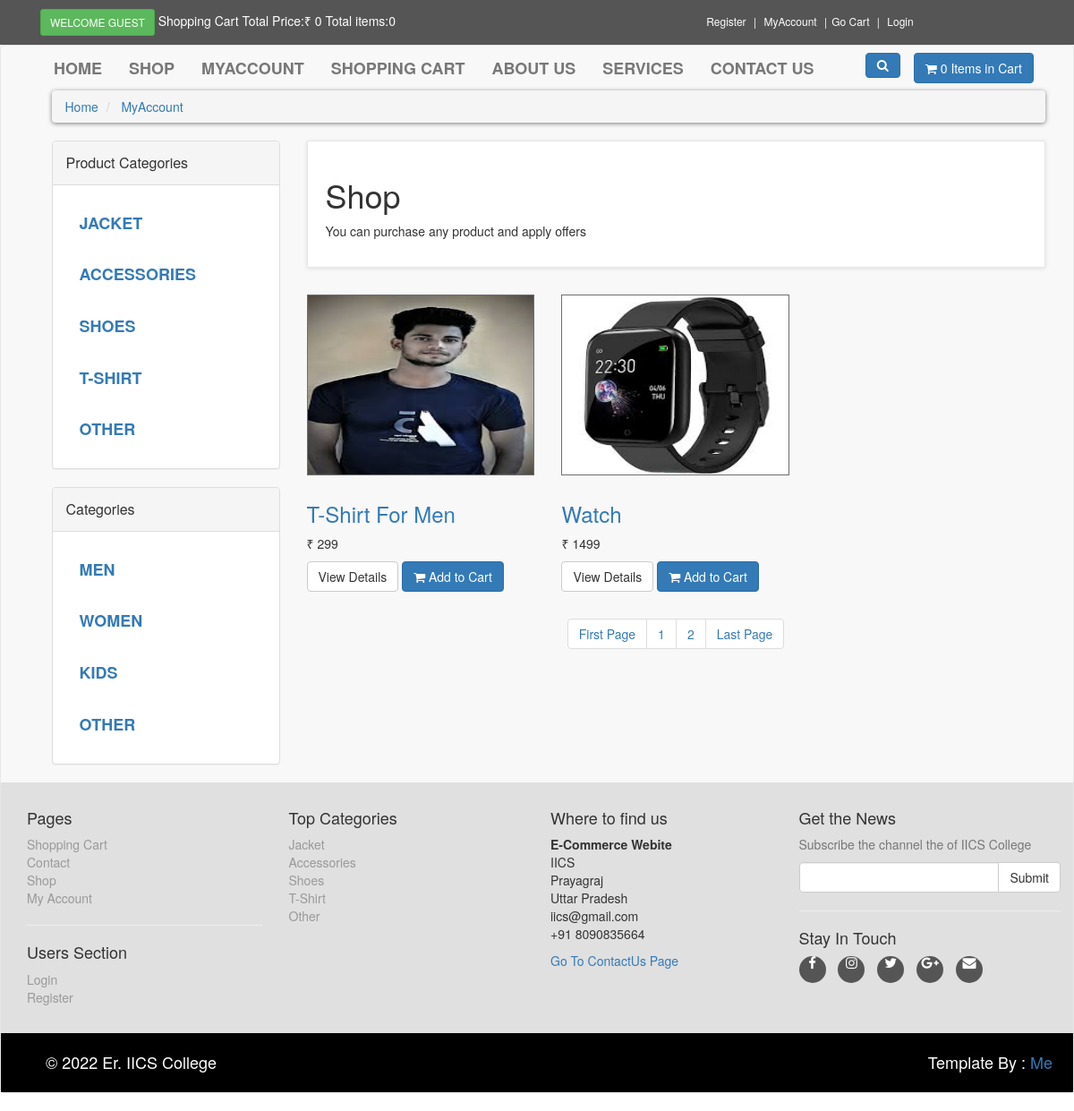
The page /shop.php on the database its author committed.
### tables this page shows
CREATE TABLE `product_categories` (
  `p_cat_Id` int(10) NOT NULL,
  `p_cat_title` text NOT NULL,
  `p_cat_desc` text NOT NULL
);

CREATE TABLE `categories` (
  `cat_id` int(10) NOT NULL,
  `cat_title` text NOT NULL,
  `cat_desc` text NOT NULL
);

CREATE TABLE `product` (
  `product_id` int(10) NOT NULL,
  `p_cat_Id` int(10) NOT NULL,
  `cat_id` int(10) NOT NULL,
  `date` timestamp NOT NULL DEFAULT current_timestamp() ON UPDATE current_timestamp(),
  `product_title` text NOT NULL,
  `product_img1` text NOT NULL,
  `product_img2` text NOT NULL,
  `product_img3` text NOT NULL,
  `product_price` int(10) NOT NULL,
  `product_desc` text NOT NULL,
  `product_keyword` text NOT NULL
);

### shop.php (the view, shortened to what this page needs)
<?php
 include("common_index.php");
?>
    <div id='content'>
        <div class="container">
            <div class="col-md-12">
                <ul class="breadcrumb">
                    <li><a href="index.php" id='hide' name='hide'>Home</a></li>
                    <li>
                    <?php
                     if(!isset($_SESSION['c_email'])){
                      echo "<a href='checkout.php' id='hide' name='hide'>MyAccount</a>";
                     }else{
                      echo "<a href='customer/my_account.php?my_order' id='hide' name='hide'>MyAccount</a>";
                     }
                    ?>
                    </li>
                </ul>
            </div>
            <div class="col-md-3">
                <?php include "include/sidebar.php"; ?>
            </div>
            <div class="col-md-9">
                <?php
                if ((!isset($_GET['p_cat']))) {
                    if((!isset($_GET['cat_id']))){
                       echo "
                        <div class='box'>
                             <h1>Shop</h1>
                          <p>You can purchase any product and apply offers</p>
                        </div>
                    ";
                   }
                }
                ?>
                <div class="row">
                    <?php
                    if ((!isset($_GET['p_cat'])) && (!isset($_GET['cat_id']))) {
                        $per_page = 6;
                        if(isset($_GET['page'])){
                            $page=$_GET['page'];
                        }else{
                            $page=1;
                        }
                        $start_from = ($page - 1) * $per_page;
                        $get_product = "SELECT * FROM product ORDER BY 1 ASC LIMIT $start_from, $per_page";
                        $run_product = mysqli_query($con, $get_product);
                        while ($row = mysqli_fetch_array($run_product)) {
                            $pro_id = $row['product_id'];
                            $pro_title = $row['product_title'];
                            $pro_price = $row['product_price'];
                            $pro_img1 = $row['product_img1'];
                            echo "
                            <div class='col-md-4 col-sm-6 center-responsive'>
                                <div class='product'>
                                    <a href='details.php?pro_id=$pro_id'>
                                      <img src='admin_area/product_images_downloads/$pro_img1' class='img-responsive' id='images' name='images'/>
                                    </a>
                                </div>
                                <div class='text'>
                                    <h3><a href='details.php?pro_id=$pro_id' id='hide'>$pro_title</a></h3>
                                    <p class='price' id='price'>₹ $pro_price</p>
                                    <p class='buttons'>
                                      <a href='details.php?pro_id=$pro_id' class='btn btn-default'>View Details</a>
                                      <a href='details.php?pro_id=$pro_id' class='btn btn-primary'><i class='fa fa-shopping-cart'></i>  Add to Cart</a>
                                    </p>
                                </div>
                            </div>
                            ";
                        }
                    }
                    ?>
                </div>
                <center>
                    <ul class="pagination">
                     <?php
                        GLOBAL $con;
                        $per_page=1;
                        $query="SELECT *FROM product";
                        $run=mysqli_query($con,$query);
                        $total_record=mysqli_num_rows($run);
                        $total_pages=ceil($total_record / $per_page);
                        echo "
                          <li><a href='shop.php?page=1'>".'First Page'."</a></li>
                        ";
                        for($i=1;$i<=$total_pages;$i++){
                           echo "<li><a href='shop.php?page=".$i."'>".$i."</a></li>";
                        }
                        echo "
                          <li><a href='shop.php?page=$total_pages'>".'Last Page'."</a></li>
                        ";
                     ?>
                    </ul>
                </center>
            </div>
        </div>
    </div>
    <?php include ("include/footer.php"); ?>
</body>
</html>

### functions/function.php (shortened to what this page needs)
<?php
$db = mysqli_connect("localhost", "root", "", "php_ecommerce_website");
 function getUserIp(){
  switch(true){
    default : return $_SERVER['REMOTE_ADDR'];
  }
 }
 function price_count(){
  $total=0;
  echo $total;
 }
 function item(){
  global $db;
  $ip_address= getUserIp();
  $get_items="SELECT * FROM cart WHERE ip_add= '$ip_address' ";
  $run_items=mysqli_query($db,$get_items);
  $count=mysqli_num_rows($run_items);
  echo $count;
 }
function getPcat()
{
  global $db;
  $get_p_cat = "SELECT *FROM product_categories";
  $run_p_cat = mysqli_query($db, $get_p_cat);
  while ($row_p_cat = mysqli_fetch_array($run_p_cat)) {
    $p_cat_id = $row_p_cat['p_cat_Id'];
    $p_cat_title = $row_p_cat['p_cat_title'];
    echo "
          <li><a href='shop.php?p_cat=$p_cat_id'>$p_cat_title</a></li>
         ";
  }
}
function getCat()
{
  global $db;
  $get_p_cat = "SELECT *FROM categories";
  $run_p_cat = mysqli_query($db, $get_p_cat);
  while ($row_p_cat = mysqli_fetch_array($run_p_cat)) {
    $cat_id = $row_p_cat['cat_id'];
    $cat_title = $row_p_cat['cat_title'];
    echo "
          <li><a href='shop.php?cat_id=$cat_id'>$cat_title</a></li>
         ";
  }
}
?>

### include/footer.php (shortened to what this page needs)
<?php
  include("db.php");
?>
<!DOCTYPE html>
<html lang="en">
<head>
</head>
<body>
    <div id='footer'>
        <div class="container">
           <div class="row">
              <div class="col-md-3 col-sm-6">
                 <h4>Pages</h4>
                 <ul>
                    <li><a href="card.php" id="hide" name='hide'>Shopping Cart</a></li>
                    <li><a href="contactus.php" id="hide" name='hide'>Contact</a></li>
                    <li><a href="shop.php" id="hide" name='hide'>Shop</a></li>
                    <li><a href="chechout.php" id="hide" name='hide'>My Account</a></li>
                 </ul>
                 <hr>
                 <h4>Users Section</h4>
                 <ul>
                    <li><a href="checkout.php" id="hide" name='hide'>Login</a></li>
                    <li><a href="customer_registration.php" id="hide" name='hide'>Register</a></li>
                 </ul>
              </div>
               <div class="col-md-3 col-sm-6">
                  <h4>Top Categories</h4>
                   <ul>
                    <?php
                     $get_p_cats="SELECT *FROM product_categories";
                     $run_p_cats=mysqli_query($con,$get_p_cats);
                     while($row=mysqli_fetch_array($run_p_cats)){
                         $p_cat_id=$row['p_cat_Id'];
                         $p_cat_title=$row['p_cat_title'];
                         echo "
                           <li><a href='shop.php?p_cat_id=$p_cat_id' id='hide' name='hide'>$p_cat_title</a></li>
                         ";
                     }
                    ?>
                   </ul>
               </div>
               <div class="col-md-3 col-sm-6">
                   <h4>Where to find us</h4>
                    <p>
                        <strong>E-Commerce Webite</strong>
                        <br>IICS
                        <br>Prayagraj
                        <br>Uttar Pradesh
                        <br>iics@gmail.com
                        <br>+91 8090835664
                    </p>
                    <a href="contactus.php" id="hide" name='hide'>Go To ContactUs Page</a>
               </div>
                 <h4>Get the News</h4>
                  <p class="text-muted">
                     Subscribe the channel the of IICS College
                  </p>
                  <form action="" method="post">
                    <div class="input-group">
                        <input type="text" name="email" id="email" class="form-control">
                        <span class="input-group-btn">
                            <input type="submit" value="Submit" class="btn btn-default">
                        </span>
                    </div>
                  </form>
                  <hr>
                  <h4>Stay In Touch</h4>
                  <p class="social">
                    <a href="#"><i class="fa fa-facebook"></i></a>
                    <a href="#"><i class="fa fa-instagram"></i></a>
                    <a href="#"><i class="fa fa-twitter"></i></a>
                    <a href="#"><i class="fa fa-google-plus"></i></a>
                    <a href="#"><i class="fa fa-envelope"></i></a>
                  </p>
           </div>
        </div>
    </div>
    <div id="copyright">
        <div class="container">
            <div  class="col-md-6">
              <p class="pull-left">
                 &copy; 2022 Er. IICS College
              </p>
            </div class="col-md-6">
              <p class="pull-right">
                Template By : <a href="#">Me</a>
              </p>
        </div>
    </div>
</body>
</html>

### style/style.css (style rules this page uses)
body { font-family: "Roboto",helvetics,arial,sana-serif; font-size: 14px; line-height: 1.4287143; color: #333333; background-color: #f0f0f0; }
.navbar ul.nav>li>a { text-transform: uppercase; font-weight: bold; font-size: 18px; padding: 15px; }
.btn-primary { color: rgb(255, 255,255); background-color: aqua; border-color:rgb(46, 25, 162); }
#images { width: 110%; height: 500px; }
.box { background-color: #fff; margin: 0 0 30px; border:solid 1px #e6e6e6; padding: 20px; box-shadow: 0 1px 5px rgb(0,0,0,0.1); }
#content { padding-left: 25px; }
#content .product { background:#fff; border :solid 1px #6e6e6e; box-sizing: border-box; text-decoration: none; margin-bottom:30px; }
#hide { text-decoration: none; }
.breadcrumb { padding: 8px 15px; margin-bottom: 20px; background-color: #ffffff; border-radius: 0; box-shadow: 0 1px 5px rgb(0,0,0,0.5); }
.breadcrumb >li+li:before { content: ">\000"; color: #cccccc; }
#content .panel.sidebar-menu ul.nav.category-menu li a { text-transform: uppercase; font-weight: bold; }
#footer { background: #e0e0e0; padding: 20px 0; }
#footer ul { padding-left: 0px; list-style: none; }
#footer ul a { color: #999999; padding: 20px 0px; }
#footer .social { text-align: left; }
#footer .social a { margin: 0 10px 0 0; color: #fff; display:inline-block; width: 30px; height: 30px; border-radius: 15px; line-height: 30px; font-size: 15px; text-align: center; transform: all 0.2s ease-out; vertical-align: bottom; background-color: #555555; }
#copyright { background-color: black; color: white; padding: 20px; font-size: 18px; }
#copyright p { margin: 0; }

### functions/function.php (style rules this page uses)
#hide { text-decoration: none; }

### shop.php (style rules this page uses)
#images { width: 328px; height: 200px; }
#hide { text-decoration: none; }

### rows shown on the page
product_categories: p_cat_title "JACKET", p_cat_title "Jacket"
product_categories: p_cat_title "ACCESSORIES", p_cat_title "Accessories"
product_categories: p_cat_title "SHOES", p_cat_title "Shoes"
product_categories: p_cat_title "T-SHIRT", p_cat_title "T-Shirt"
product_categories: p_cat_title "OTHER", p_cat_title "Other"
categories: cat_title "MEN"
categories: cat_title "WOMEN"
categories: cat_title "KIDS"
categories: cat_title "OTHER"
product: product_img1 (picture), product_title "T-Shirt For Men", product_price "299"
product: product_img1 (picture), product_title "Watch", product_price "1499"

### other values the page prints
$total "0"
$count "0 0"
